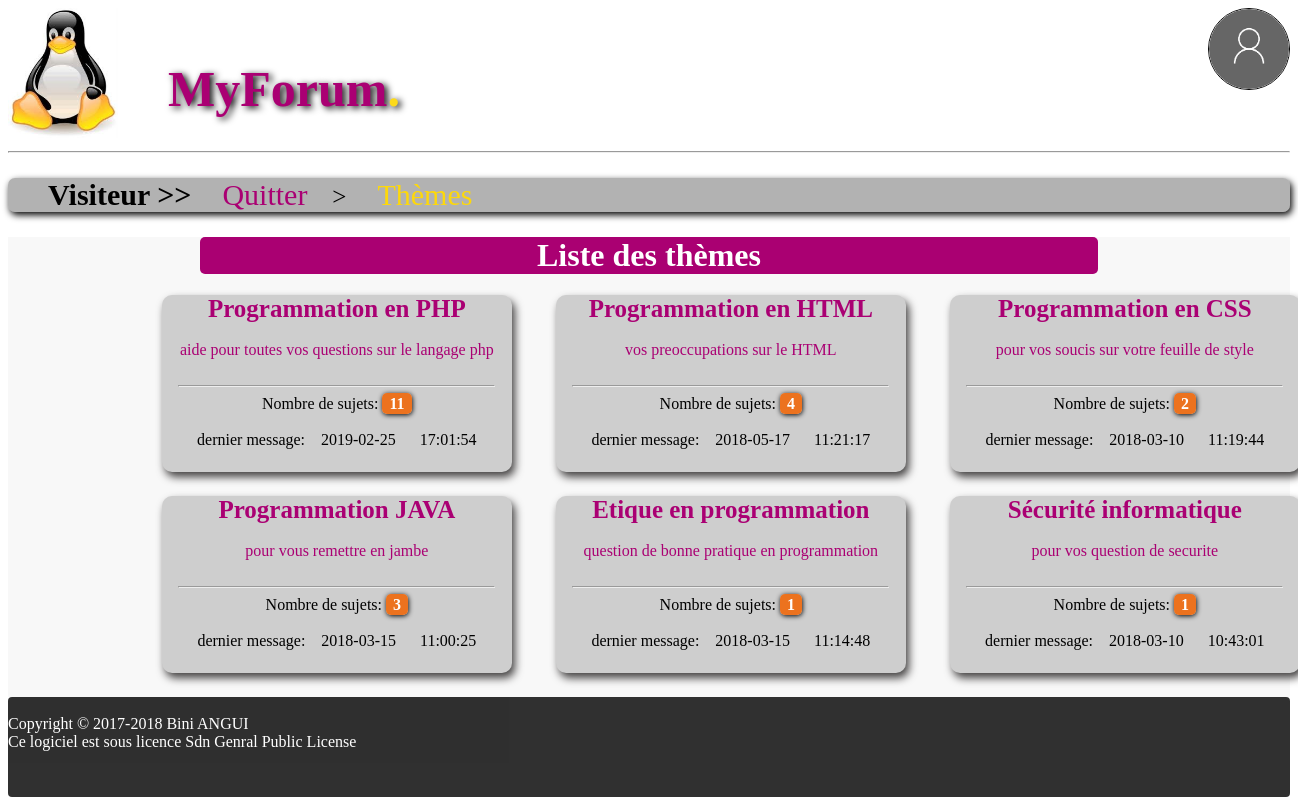
Screenshot of /themes.php with the database file from the repository.
### tables this page shows
CREATE TABLE IF NOT EXISTS `themes` (
  `id_theme` tinyint(3) UNSIGNED NOT NULL AUTO_INCREMENT,
  `name` varchar(30) NOT NULL,
  `description` varchar(255) NOT NULL,
  PRIMARY KEY (`id_theme`)
);

### themes.php (the view, shortened to what this page needs)
<!DOCTYPE html>
<!DOCTYPE html>
<html>
<head>
	<link rel="stylesheet" type="text/css" href="default.css">
	<link rel="stylesheet" type="text/css" href="themes.css">
</head>
<body>
	<div class="header">
		<img class="icon" src="imgs/linux.png" title="icon MyForum">
		<?php
			$photo=nom_photo($_SESSION['pseudo']);
			if ($photo && $_SESSION['pseudo']!="Visiteur") {
				echo '<a href="chargerphoto.php"><img  class="photoprofil" src="imgs/'.$photo.'" title="profil de '.$_SESSION['pseudo'].'"></a>';
			}
			elseif(!$photo){
				echo '<a href="chargerphoto.php"><img  class="photoprofil" src="imgs/Visiteur.png" title="profil de '.$_SESSION['pseudo'].'"></a>';
			}
			else{
				echo '<img  class="photoprofil" src="imgs/Visiteur.png" title="photo de profil">';
			}
		?>
		<?php
			function nom_photo($pseudo){
				if($dossier = opendir("imgs/")){
					while(false !== ($fichier = readdir($dossier))){
						$nom_fichier= explode(".", $fichier);
						if($nom_fichier[0]==$pseudo){
							return $fichier;
						}
					}
					return 0;
				}
				else{
					return 0;
				}
			}
		?>
		<br/>
		<h1 class="site">MyForum<span class="point">.</span></h1>
		<hr>
	</div>
	<div class="menu">
		<ul>
			<?php echo '<span class="pseudo">'.$_SESSION['pseudo'].' >></span> </a></li>';	?>
			<li class="li"><a href="login.php">Quitter</a></li>>
			<li class="li"><a href="#"><span class="focus">Thèmes</span> </li>
		</ul>
	</div>
	<div class="main1">
	<h1 class="legend" align="center">Liste des thèmes</h1>
	<?php
		try{
			$id_con=connexPDO("myforum");
			$id_con->setAttribute(PDO::ATTR_ERRMODE, PDO::ERRMODE_EXCEPTION);
			$req =$id_con->query('SELECT id_theme, name, description FROM themes');
			$i=0;
			while($result=$req->fetch()) {
				$req2=$id_con->query('SELECT date, time, title FROM subjects WHERE subjects.id_theme ="'.$result['id_theme'].'" ORDER BY date desc, time desc ');
				$result2=$req2->fetch();
				$req3 =$id_con->query('SELECT count(id_theme) AS nb_sujet FROM subjects WHERE id_theme="'.$result['id_theme'].'" ');
				$result3=$req3->fetch();
				$nom=utf8_decode($result['name']) ;
		  		echo '<div class="col" align="center">
					<a style="font-size: 25px; font-weight: bold;" class="lien" href="sujets.php?theme=';echo $result['id_theme'];echo '&amp;name=';echo $result['name'].'">';echo $nom.'</a>
					<br/><br/>
					<a class="lien" href="sujets.php?theme=';echo $result['id_theme'];echo '&amp;name=';echo $result['name'].'">';echo $result['description'].'</a>
					<br/><br/>
					<hr class="hr">
					Nombre de sujets: <b>'.$result3['nb_sujet'].'</b>
					<br/><br/>
					dernier message:&emsp;';echo $result2['date'].' &emsp; '.$result2['time'].'
				</div>  ';
				$i++;
				if ($i>2) {
					echo "<br/>";
					$i=0;
				}
			}
		}
		catch(Exception $e){
			$e->getMessage();
		}
	?>
	</div>
	<div class="footer">
		<br/>
		Copyright &copy; 2017-2018 Bini ANGUI<br />
		Ce logiciel est sous licence Sdn Genral Public License
	</div>
</body>
</html>

### default.css (style rules this page uses)
.icon { float: left; height: 130px; width: 110px; }
.site { position: relative; color: #aa0073; font-size: 50px; left: 50px; text-shadow: 3px 2px 7px black; }
.point { color: #fdda19; }
.li { font-size: 30px; display: inline; padding: 2%; }
a { color: #aa0073; text-decoration: none; }
.footer { background-color: rgba(0, 0, 0, 0.9); opacity: 0.9; color: white; height: 100px; border-radius: 4px/4px; bottom: 0px; }
.menu { background-color: rgba(0, 0, 0, 0.3); background:hsl(); font-size: 25px; border-radius: 7px/7px; box-shadow: 2px 3px 7px black; }
.focus { color: #fdd80b; }
.legend { font-weight: bold; color: white; background-color: #aa0072; border-radius: 5px/5px; }
.pseudo { font-weight: bold; font-size: 30px; }
.photoprofil { float: right; width: 80px; height: 80px; border-radius: 800px/800px; border: 1px solid black; }

### themes.css (style rules this page uses)
.main1 { background: #f8f8f8; }
.col { display: inline-block; position: relative; left: 12%; height: 170px; margin-right: 40px; margin-bottom: 20px; padding-bottom: 7px; width: 350px; max-width: 350px; background: #cecece; overflow: hidden; border-radius: 10px/10px; box-shadow: 3px 5px 8px #434141; }
.hr { width: 90%; }
b { background: #ec721e; font-weight: bold; padding: 2px; padding-left: 7px; padding-right: 7px; color: white; border-radius: 5px/5px; box-shadow: 0.5px 1px 5px black; }
.legend { position: relative; width: 70%; left: 15%; }

### rows the page displays
themes: name "Programmation en PHP", description "aide pour toutes vos questions sur le langage php", nb_sujet "11", date "2019-02-25", time "17:01:54"
themes: name "Programmation en HTML", description "vos preoccupations sur le HTML", nb_sujet "4", date "2018-05-17", time "11:21:17"
themes: name "Programmation en CSS", description "pour vos soucis sur votre feuille de style", nb_sujet "2", date "2018-03-10", time "11:19:44"
themes: name "Programmation JAVA", description "pour vous remettre en jambe", nb_sujet "3", date "2018-03-15", time "11:00:25"
themes: name "Etique en programmation", description "question de bonne pratique en programmation", nb_sujet "1", date "2018-03-15", time "11:14:48"
themes: name "Sécurité informatique", description "pour vos question de securite", nb_sujet "1", date "2018-03-10", time "10:43:01"

### other values shown
$_SESSION['pseudo'] "Visiteur"
